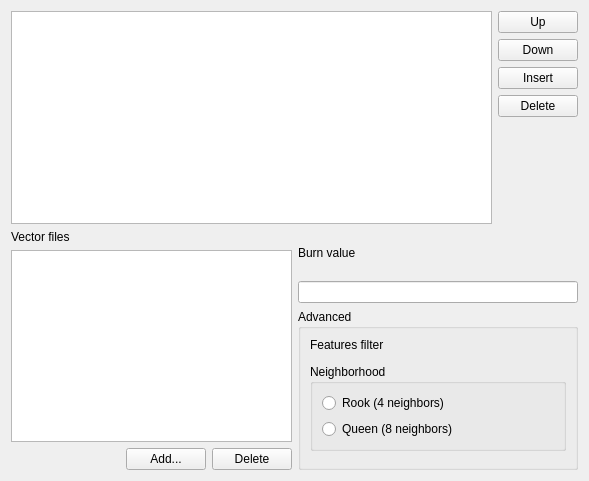
<?xml version="1.0" encoding="UTF-8"?>
<ui version="4.0">
 <class>Form</class>
 <widget class="QWidget" name="Form">
  <property name="geometry">
   <rect>
    <x>0</x>
    <y>0</y>
    <width>589</width>
    <height>481</height>
   </rect>
  </property>
  <property name="windowTitle">
   <string>Form</string>
  </property>
  <layout class="QGridLayout" name="gridLayout">
   <item row="0" column="0">
    <layout class="QVBoxLayout" name="verticalLayout" stretch="1,0">
     <item>
      <layout class="QHBoxLayout" name="horizontalLayout">
       <item>
        <widget class="QTableWidget" name="tableWidget">
         <property name="dragDropMode">
          <enum>QAbstractItemView::InternalMove</enum>
         </property>
         <property name="defaultDropAction">
          <enum>Qt::MoveAction</enum>
         </property>
         <property name="alternatingRowColors">
          <bool>true</bool>
         </property>
         <property name="selectionBehavior">
          <enum>QAbstractItemView::SelectRows</enum>
         </property>
        </widget>
       </item>
       <item>
        <layout class="QVBoxLayout" name="verticalLayout_2">
         <item>
          <widget class="QPushButton" name="pbUp">
           <property name="text">
            <string>Up</string>
           </property>
          </widget>
         </item>
         <item>
          <widget class="QPushButton" name="pbDown">
           <property name="text">
            <string>Down</string>
           </property>
          </widget>
         </item>
         <item>
          <widget class="QPushButton" name="pbInsertLayer">
           <property name="text">
            <string>Insert</string>
           </property>
          </widget>
         </item>
         <item>
          <widget class="QPushButton" name="pbDeleteLayer">
           <property name="text">
            <string>Delete</string>
           </property>
          </widget>
         </item>
         <item>
          <spacer name="verticalSpacer">
           <property name="orientation">
            <enum>Qt::Vertical</enum>
           </property>
           <property name="sizeHint" stdset="0">
            <size>
             <width>20</width>
             <height>40</height>
            </size>
           </property>
          </spacer>
         </item>
        </layout>
       </item>
      </layout>
     </item>
     <item>
      <layout class="QHBoxLayout" name="horizontalLayout_2">
       <property name="sizeConstraint">
        <enum>QLayout::SetMinimumSize</enum>
       </property>
       <item>
        <layout class="QVBoxLayout" name="verticalLayout_3" stretch="0,0,0">
         <item>
          <widget class="QLabel" name="label_vectorFiles">
           <property name="text">
            <string>Vector files</string>
           </property>
          </widget>
         </item>
         <item>
          <widget class="QListWidget" name="fileListWidget">
           <property name="sizePolicy">
            <sizepolicy hsizetype="Expanding" vsizetype="MinimumExpanding">
             <horstretch>0</horstretch>
             <verstretch>0</verstretch>
            </sizepolicy>
           </property>
           <property name="dragDropMode">
            <enum>QAbstractItemView::NoDragDrop</enum>
           </property>
           <property name="defaultDropAction">
            <enum>Qt::CopyAction</enum>
           </property>
           <property name="selectionMode">
            <enum>QAbstractItemView::ExtendedSelection</enum>
           </property>
           <property name="batchSize">
            <number>100</number>
           </property>
          </widget>
         </item>
         <item>
          <layout class="QHBoxLayout" name="horizontalLayout_3">
           <item>
            <spacer name="horizontalSpacer">
             <property name="orientation">
              <enum>Qt::Horizontal</enum>
             </property>
             <property name="sizeHint" stdset="0">
              <size>
               <width>40</width>
               <height>20</height>
              </size>
             </property>
            </spacer>
           </item>
           <item>
            <widget class="QPushButton" name="pbAddFile">
             <property name="text">
              <string>Add...</string>
             </property>
            </widget>
           </item>
           <item>
            <widget class="QPushButton" name="pbDeleteFile">
             <property name="text">
              <string>Delete</string>
             </property>
            </widget>
           </item>
          </layout>
         </item>
        </layout>
       </item>
       <item>
        <layout class="QVBoxLayout" name="verticalLayout_4">
         <item>
          <widget class="QLabel" name="label_burnValue">
           <property name="text">
            <string>Burn value</string>
           </property>
          </widget>
         </item>
         <item>
          <widget class="QLineEdit" name="leBurnValue"/>
         </item>
         <item>
          <widget class="QgsCollapsibleGroupBox" name="mGroupBox">
           <property name="title">
            <string>Advanced</string>
           </property>
           <layout class="QVBoxLayout" name="verticalLayout_6">
            <item>
             <widget class="QLabel" name="label">
              <property name="text">
               <string>Features filter</string>
              </property>
             </widget>
            </item>
            <item>
             <widget class="QgsFieldExpressionWidget" name="filterExpression"/>
            </item>
            <item>
             <widget class="QGroupBox" name="groupBox">
              <property name="title">
               <string>Neighborhood</string>
              </property>
              <layout class="QVBoxLayout" name="verticalLayout_5">
               <item>
                <widget class="QRadioButton" name="radioRook">
                 <property name="text">
                  <string>Rook (4 neighbors)</string>
                 </property>
                </widget>
               </item>
               <item>
                <widget class="QRadioButton" name="radioQueen">
                 <property name="text">
                  <string>Queen (8 neighbors)</string>
                 </property>
                </widget>
               </item>
              </layout>
             </widget>
            </item>
            <item>
             <spacer name="verticalSpacer_2">
              <property name="orientation">
               <enum>Qt::Vertical</enum>
              </property>
             </spacer>
            </item>
           </layout>
          </widget>
         </item>
        </layout>
       </item>
      </layout>
     </item>
    </layout>
   </item>
  </layout>
 </widget>
 <customwidgets>
  <customwidget>
   <class>QgsCollapsibleGroupBox</class>
   <extends>QGroupBox</extends>
   <header>qgscollapsiblegroupbox.h</header>
   <container>1</container>
  </customwidget>
  <customwidget>
   <class>QgsFieldExpressionWidget</class>
   <extends>QWidget</extends>
   <header>qgsfieldexpressionwidget.h</header>
  </customwidget>
 </customwidgets>
 <resources/>
 <connections/>
</ui>
